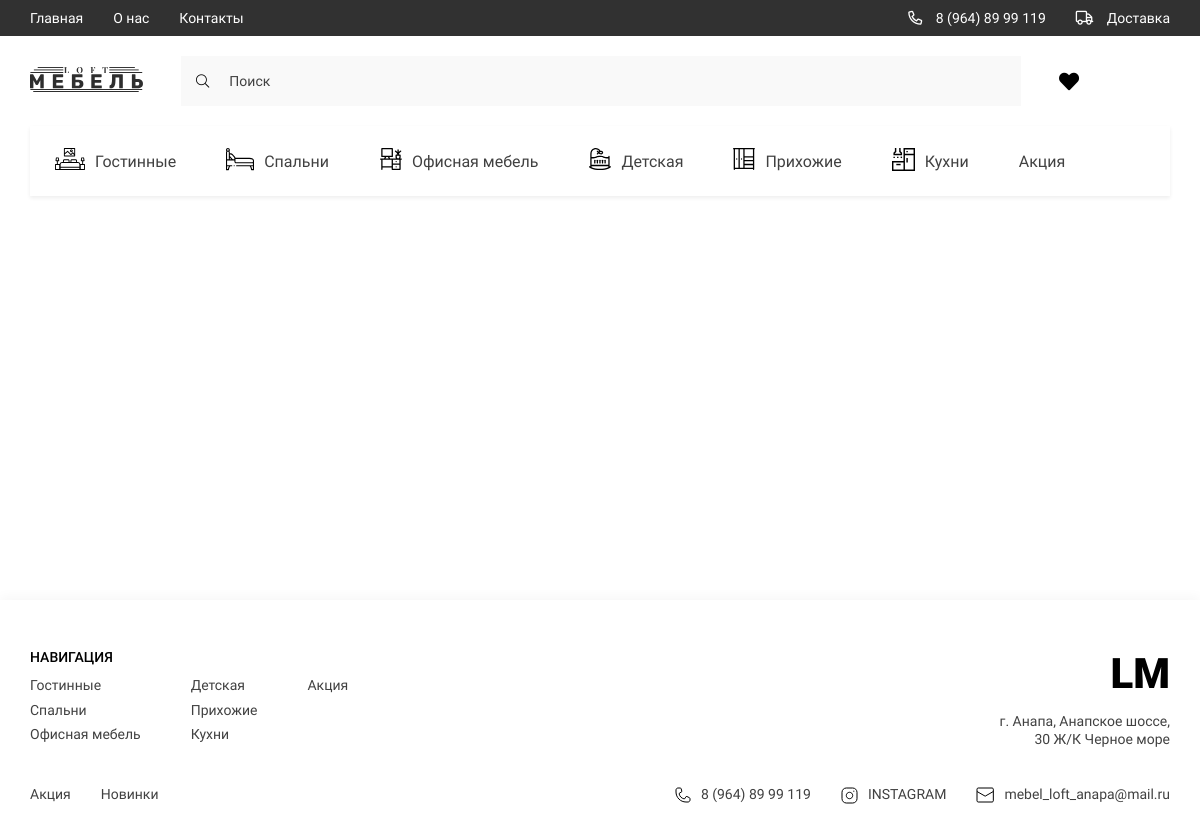
The page /favorites/ (signed in) on the database as committed earlier.
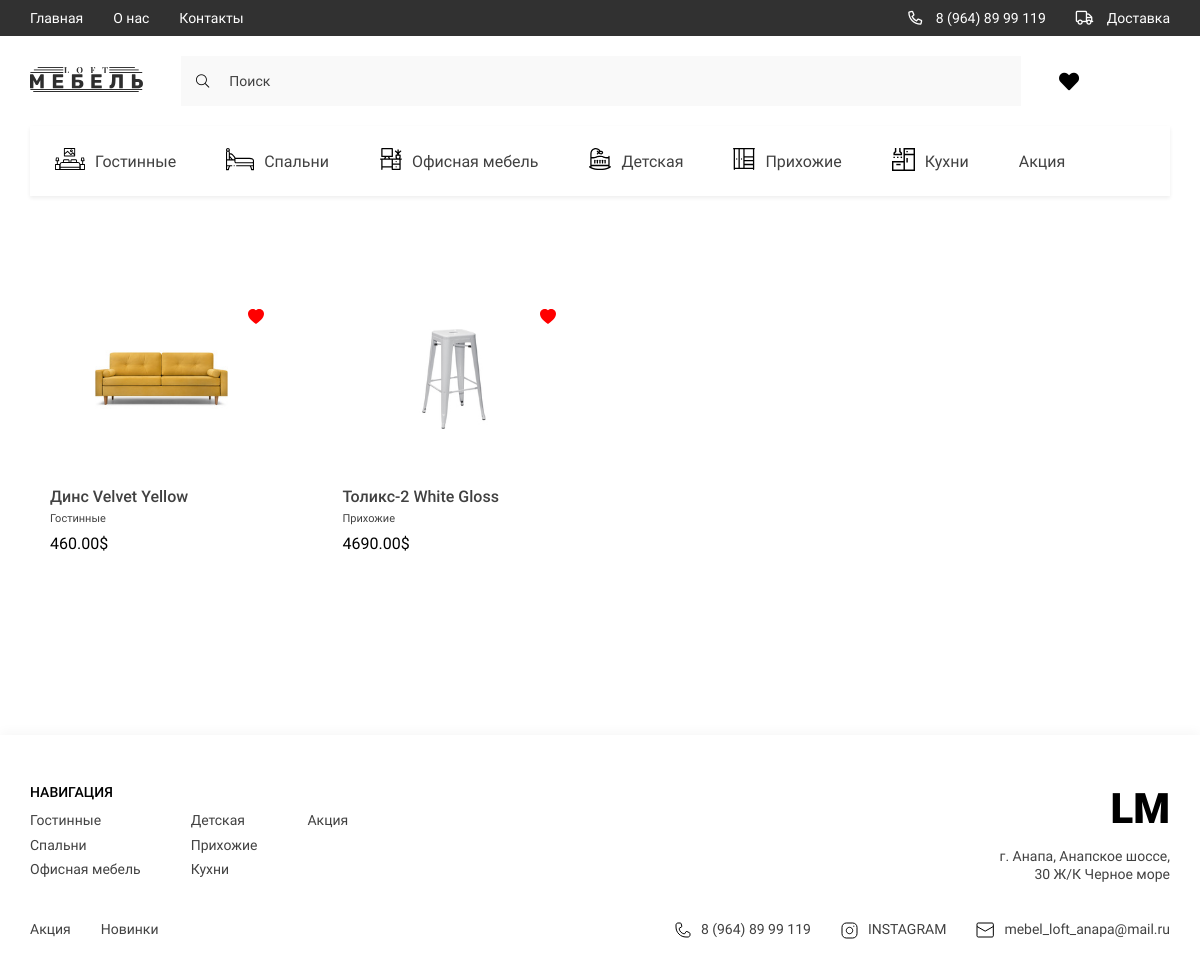
The same page on the database as committed later.
### store/models.py (models this page shows, shortened)
class Category(models.Model):
    title = models.CharField(max_length=255, verbose_name='Категория')
    svg = models.FileField(null=True, blank=True, upload_to='category/', verbose_name='Картина svg')
    svg_mobile = models.FileField(null=True, blank=True, upload_to='category/mobile_svg',
                                  verbose_name='Картнина мобильной версии svg')
    slug = models.SlugField(verbose_name='Слаг', unique=True, null=True)
    def __str__(self):
        return self.title
    class Meta:
        verbose_name = 'Категория'
        verbose_name_plural = 'Категории'
    def get_absolute_url(self):
        return reverse('category', kwargs={'slug': self.slug})

class Product(models.Model):
    title = models.CharField(max_length=255, verbose_name='Title')
    category = models.ForeignKey(Category, on_delete=models.CASCADE, verbose_name='Category')
    price = models.DecimalField(max_digits=12, decimal_places=2, verbose_name='Price')
    color = models.CharField(max_length=255, default='Black', verbose_name='Color')
    rating = models.FloatField(default=0, verbose_name='Rating')
    quantity_in_storage = models.IntegerField(default=0, verbose_name='Quantity')
    description = models.TextField(default='Here will be description of product', verbose_name='Discreption')
    depth = models.FloatField(default=0, verbose_name='Depth')
    width = models.FloatField(default=0, verbose_name='Width')
    height = models.FloatField(default=0, verbose_name='Height')
    slug = models.SlugField(verbose_name='Slug', unique=True, null=True)
    class Meta:
        verbose_name = 'Продукт'
        verbose_name_plural = 'Продукты'
    def get_first_image(self):
        error_image = 'https://www.autoglushitel.com/wp-content/uploads/2018/12/13124-600x600.jpg'
        if self.images:
            try:
                return self.images.first().image.url
            except:
                return error_image
        else:
            return error_image

class Gallery(models.Model):
    Product = models.ForeignKey(Product, on_delete=models.CASCADE, verbose_name='Product', related_name='images')
    image = models.ImageField(upload_to='gallery/', verbose_name='Image')
    class Meta:
        verbose_name = 'Gallery'
        verbose_name_plural = 'Galleries'

### store/views.py (the view)
# urls.py: path('favorites/', favorites, name='favorites')
def favorites(request):
    if request.user.is_authenticated:
        user = request.user
        favorite_products = [i.product for i in user.favorite_products.all()]
        context = {
            'title': 'Избранное',
            'products': favorite_products
        }
        return render(request, 'store/favorites.html', context=context)
    else:
        redirect('registration')

### store/templatetags/store_tags.py (called while the page is built)
@register.simple_tag()
def get_categories():
    return Category.objects.all()

@register.simple_tag()
def get_footer_categories():
    categories = Category.objects.all()
    footer_categories, footer_subcategories = [], []
    index = 0
    for category in categories:
        if len(footer_subcategories) >= 3:
            temp = footer_subcategories.copy()
            footer_categories.append(temp)
            footer_subcategories.clear()
            if len(categories[index::]) <= 3:
                footer_categories += [categories[index::]]
        index += 1
        footer_subcategories.append(category)
    return footer_categories

@register.simple_tag()
def get_favorite_products(user):
    fav = FavoriteProducts.objects.filter(user=user)
    products = [i.product for i in fav]
    return products

### store/templates/store/favorites.html (shortened to what this page needs)
{% extends 'base.html' %}
{% load static %}
{% block main %}
<main class="main">
    <div class="container">
        {% include 'store/components/product_card.html' %}
    </div>
</main>
{% endblock main %}

### templates/components/header/_header_list.html
{% load store_tags %}
{% get_categories as categories %}
<ul class="header__list _categories">
    {% for category in categories %}
    <li>
        <a href="{{ category.get_absolute_url }}" class="header__list-links">
            <span class="header__list-img">
                {% if category.svg %}
                <img src="{{ category.svg.url }}" alt="icons">
                {% endif %}
            </span>
            {{ category.title }}
        </a>
    </li>
    {% endfor %}
</ul>

### store/templates/store/components/product_card.html (shortened to what this page needs)
<section class="products">
    {% load store_tags %}
    {% if request.user.is_authenticated %}
    {% get_favorite_products request.user as fav_products %}
    {% endif %}
    <div class="products__content">
        {% for product in products %}
        <div class="products__item">
            {% if request.user.is_authenticated and product in fav_products %}
            <a href="{% url 'add_favorite_product' product.slug %}"
               style="margin-left:85%; text-decoration:none; color: red;">
                <svg xmlns="http://www.w3.org/2000/svg" width="16" height="16" fill="currentColor"
                     class="bi bi-heart-fill" viewBox="0 0 16 16">
                    <path fill-rule="evenodd"
                          d="M8 1.314C12.438-3.248 23.534 4.735 8 15-7.534 4.736 3.562-3.248 8 1.314z"/>
                </svg>
            </a>
            {% endif %}
            <a href="{% url 'product' product.slug %}"> <img src="{{ product.get_first_image }}" alt=""
                                                             class="products__item-img" width="100px"
                                                             height="100px"></a>
            <div class="products__item-text">
                <h3 class="products__item-title">{{ product.title }}</h3>
                <div class="products__item-desrc">{{ product.category }}</div>
                <div class="products__item-price">{{ product.price }}$</div>
            </div>
        </div>
        {% endfor %}
    </div>
</section>

### templates/components/footer/_footer_navigate.html
{% load store_tags %}
{% get_footer_categories as main_categories %}
<div class="footer__navigate">
    <div class="footer__navigate-part">
        <h2 class="footer__navigate-title">НАВИГАЦИЯ</h2>
        <div class="footer__navigate-lists">
            {% for categories in main_categories %}
            <ul class="footer__navigate-list">
                {% for category in categories %}
                        <li><a href="{{ category.get_absolute_url }}" class="footer__navigate-links">{{ category.title }}</a></li>
                {% endfor %}
            </ul>
            {% endfor %}
        </div>
    </div>
    <div class="footer__navigate-part _right">
        <a href="./index.html" class="footer__logo">LM</a>
        <p class="footer__adress">г. Анапа, Анапское шоссе, 30 Ж/К Черное море</p>
    </div>
</div>

Rows that differ between the two databases and show on the page:
now on this page (row edited): Product: get_first_image (picture), title "Динс Velvet Yellow", category "Гостинные", price "460.00"
now on this page (row unchanged): Product: get_first_image (picture), title "Толикс-2 White Gloss", category "Прихожие", price "4690.00"
